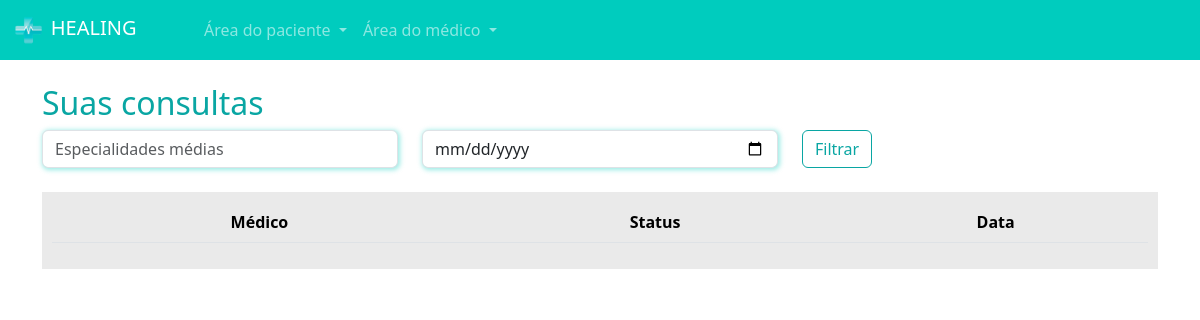
/pacientes/minhas_consultas/ (signed in), run on an earlier commit of the app's database.
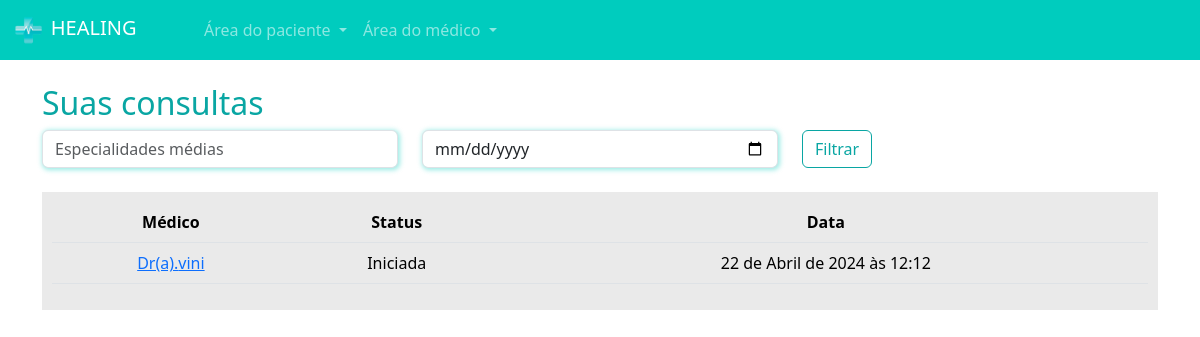
And on a later commit of the database.
### paciente/models.py (models this page shows, shortened)
class Consulta(models.Model):
    status_choices = (
        ('A', 'Agendada'),
        ('F', 'Finalizada'),
        ('C', 'Cancelada'),
        ('I', 'Iniciada')
    )
    paciente = models.ForeignKey(User, on_delete=models.DO_NOTHING)
    data_aberta = models.ForeignKey(DatasAbertas, on_delete=models.DO_NOTHING)
    status = models.CharField(max_length=1, choices=status_choices, default='A')
    link = models.URLField(null=True, blank=True)

### medico/models.py (models this page shows, shortened)
class DatasAbertas(models.Model):
    data = models.DateTimeField()
    user = models.ForeignKey(User, on_delete=models.DO_NOTHING)
    agendado = models.BooleanField(default=False)

### paciente/views.py (the view)
# urls.py: path('minhas_consultas/', views.minhas_consultas, name="minhas_consultas"),
def minhas_consultas(request):
    if request.method == "GET":
        minhas_consultas = Consulta.objects.filter(paciente=request.user).filter(data_aberta__data__gte=datetime.now())
        return render(request, 'minhas_consultas.html', {'minhas_consultas': minhas_consultas, 'is_medico': is_medico(request.user)})

### medico/models.py (called while the page is built)
def is_medico(user):
    return DadosMedico.objects.filter(user=user).exists()

### paciente/templates/minhas_consultas.html
{% extends "base.html" %}
{% load static %}
{% block 'head' %}
    <link rel="stylesheet" href="{% static 'medicos/css/abrir_horario.css' %}">
    <link rel="stylesheet" href="{% static 'usuarios/css/usuarios.css' %}">
    <link rel="stylesheet" href="{% static 'medicos/css/cadastro_medico.css' %}">
    <link rel="stylesheet" href="{% static 'pacientes/css/home.css' %}">
    <link rel="stylesheet" href="https://cdn.jsdelivr.net/npm/bootstrap-icons@1.11.3/font/bootstrap-icons.min.css">
{% endblock 'head' %}
{% block 'body' %}
{% include "partials/navbar.html" %}
    <div class="container">
        <br>
        <h2><span class="color-dark">Suas consultas</span></h2>
        <div class="row">
            <div class="col-md">
                <input type="text" name="especialidades" id="" class="form-control shadow-main-color" placeholder="Especialidades médias">
            </div>
            <div class="col-md">
                <input type="date" name="data" id="" class="form-control shadow-main-color" placeholder="Data da consulta">
            </div>
            <div class="col-md">
                <input type="submit" value="Filtrar" class="btn btn-dark-color-outline">
            </div>
        </div>
        <br>
        <div class="list-minhas-consultas">
            <table class="table">
                <thead>
                  <tr>
                    <th scope="col">Médico</th>
                    <th scope="col">Status</th>
                    <th scope="col">Data</th>
                  </tr>
                </thead>
                <tbody>
                    {% for consulta in minhas_consultas  %}
                        <tr>
                            <td><a href="{% url 'consulta' consulta.id %}">Dr(a).{{consulta.data_aberta.user}}</a></td>
                            <td>{{consulta.get_status_display}}</td>
                            <td>{{consulta.data_aberta.data}}</td>
                        </tr>
                    {% endfor %}
                </tbody>
              </table>
        </div>
    </div>
{% endblock 'body' %}

What changed in the data, as far as the page shows it:
added Consulta: data_aberta.user "vini", status "Iniciada", data_aberta.data "22 de Abril de 2024 às 12:12"
